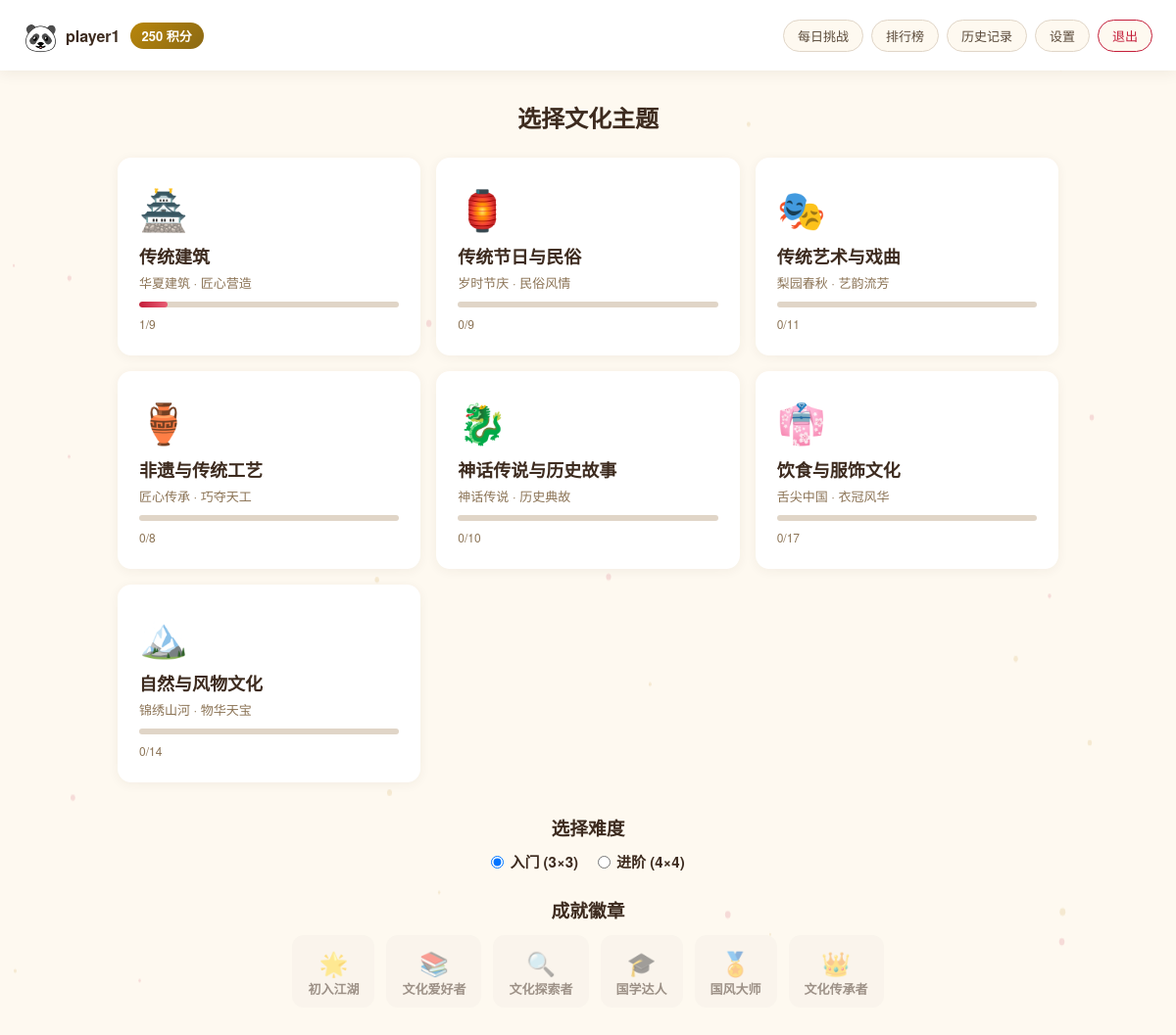
The page /menu/ (signed in) on the database its author committed.
### mainsite/models.py (models this page shows, shortened)
class UserProfile(models.Model):
    user = models.OneToOneField(User, on_delete=models.CASCADE, related_name='profile')
    nickname = models.CharField(max_length=50, default='', blank=True)
    avatar_data = models.TextField(default='', blank=True)
    total_points = models.IntegerField(default=0)
    total_games = models.IntegerField(default=0)
    best_time = models.IntegerField(default=0)
    best_moves = models.IntegerField(default=0)

class GameRecord(models.Model):
    user = models.ForeignKey(User, on_delete=models.CASCADE, related_name='records')
    theme_id = models.CharField(max_length=50)
    theme_name = models.CharField(max_length=50)
    subtopic_id = models.CharField(max_length=50)
    subtopic_name = models.CharField(max_length=50)
    difficulty = models.IntegerField()
    time_spent = models.IntegerField()
    moves = models.IntegerField()
    hints_used = models.IntegerField(default=0)
    score = models.IntegerField()
    completed_at = models.DateTimeField(auto_now_add=True)
    class Meta:
        ordering = ['-completed_at']

### mainsite/views.py (the view)
# urls.py: path('menu/', views.menu, name='menu'),
@login_required
def menu(request):
    completed_ids = set(GameRecord.objects.filter(user=request.user).values_list('subtopic_id', flat=True).distinct())
    for t in THEMES:
        t['total'] = len(t['subTopics'])
        t['done'] = sum(1 for s in t['subTopics'] if s['id'] in completed_ids)
    profile = request.user.profile
    earned_ids = list(EarnedReward.objects.filter(user=request.user).values_list('reward_id', flat=True))
    return render(request, 'mainsite/menu.html', {
        'themes': THEMES,
        'difficulties': DIFFICULTIES,
        'rewards': REWARDS,
        'profile': profile,
        'earned_reward_ids': earned_ids,
    })

### templates/mainsite/menu.html (shortened to what this page needs)
{% extends 'mainsite/base.html' %}
{% block content %}
<div id="menu-screen" class="screen active">
  <header class="menu-header">
    <div class="user-bar">
      <a href="{% url 'profile' %}" class="avatar-link">
        {% if profile.avatar_data %}<img src="{{ profile.avatar_data }}" class="avatar-img" alt="头像">{% else %}<span class="avatar-emoji">🐼</span>{% endif %}
        <span class="user-nick">{{ profile.nickname|default:user.username }}</span>
      </a>
      <span class="points-badge">{{ profile.total_points }} 积分</span>
    </div>
    <div class="nav-links">
      <a href="{% url 'daily' %}" class="nav-link">每日挑战</a>
      <a href="{% url 'leaderboard' %}" class="nav-link">排行榜</a>
      <a href="{% url 'history' %}" class="nav-link">历史记录</a>
      <a href="{% url 'settings' %}" class="nav-link">设置</a>
      <a href="{% url 'logout' %}" class="nav-link nav-logout">退出</a>
    </div>
  </header>
  <div class="menu-content">
    <h2 class="section-title">选择文化主题</h2>
    <div class="theme-grid">
      {% for theme in themes %}
      <div class="theme-card" onclick="goSubtopic('{{ theme.id }}')">
        <div class="theme-icon">{{ theme.icon }}</div>
        <div class="theme-name">{{ theme.name }}</div>
        <div class="theme-desc">{{ theme.shortDesc }}</div>
        <div class="theme-progress"><div class="progress-bar"><div class="progress-fill" style="width:{% widthratio theme.done theme.total 100 %}%"></div></div><span class="progress-text">{{ theme.done }}/{{ theme.total }}</span></div>
      </div>
      {% endfor %}
    </div>
    <div class="diff-section">
      <h3>选择难度</h3>
      <div class="diff-options">
        {% for key, cfg in difficulties.items %}
        <label class="diff-radio"><input type="radio" name="difficulty" value="{{ key }}" {% if key == 3 %}checked{% endif %}> {{ cfg.label }} ({{ key }}×{{ key }})</label>
        {% endfor %}
      </div>
    </div>
    <div class="rewards-section">
      <h3>成就徽章</h3>
      <div class="rewards-row">
        {% for r in rewards %}
        <div class="reward-item {% if r.id in earned_reward_ids %}earned{% else %}locked{% endif %}" title="{{ r.desc }}">
          <span class="reward-icon">{{ r.icon }}</span>
          <span class="reward-name">{{ r.name }}</span>
        </div>
        {% endfor %}
      </div>
    </div>
  </div>
</div>
{% endblock %}

### static/css/style.css (style rules this page uses)
.screen { display:none }
.screen.active { display:block }
.menu-header { background:#fff;padding:16px 24px;box-shadow:0 2px 15px rgba(61,43,31,.08);display:flex;justify-content:space-between;align-items:center;flex-wrap:wrap;gap:12px }
.user-bar { display:flex;align-items:center;gap:10px }
.avatar-link { display:flex;align-items:center;gap:8px;text-decoration:none;color:#3d2b1f }
.avatar-emoji { font-size:28px }
.user-nick { font-weight:600 }
.points-badge { background:linear-gradient(135deg,#b8860b,#8b6914);color:#fff;padding:4px 12px;border-radius:20px;font-size:13px;font-weight:600 }
.nav-links { display:flex;gap:8px;flex-wrap:wrap }
.nav-link { padding:6px 14px;background:#fef9f0;border:1px solid #e0d5c7;border-radius:20px;text-decoration:none;color:#5a4a3a;font-size:13px;transition:all .2s }
.nav-logout { color:#c41e3a;border-color:#c41e3a }
.menu-content { max-width:1000px;margin:0 auto;padding:30px 20px }
.section-title { text-align:center;font-size:24px;margin-bottom:24px;color:#3d2b1f }
.theme-grid { display:grid;grid-template-columns:repeat(auto-fit,minmax(260px,1fr));gap:16px;margin-bottom:32px }
.theme-card { background:#fff;border-radius:14px;padding:20px;cursor:pointer;transition:all .25s;border:2px solid transparent;box-shadow:0 2px 12px rgba(61,43,31,.06) }
.theme-icon { font-size:40px;margin-bottom:8px }
.theme-name { font-size:18px;font-weight:700;color:#3d2b1f;margin-bottom:4px }
.theme-desc { font-size:13px;color:#8b7355;margin-bottom:10px }
.progress-bar { height:6px;background:#e0d5c7;border-radius:3px;overflow:hidden;margin-bottom:4px }
.progress-fill { height:100%;background:linear-gradient(90deg,#c41e3a,#e85d75);border-radius:3px;transition:width .3s }
.progress-text { font-size:12px;color:#8b7355 }
.diff-section { text-align:center;margin-bottom:24px }
.diff-section h3 { margin-bottom:10px }
.diff-options { display:flex;justify-content:center;gap:20px }
.diff-radio { cursor:pointer;font-size:15px;font-weight:600;display:flex;align-items:center;gap:6px }
.rewards-section { text-align:center }
.rewards-section h3 { margin-bottom:12px }
.rewards-row { display:flex;justify-content:center;gap:12px;flex-wrap:wrap }
.reward-item { padding:10px 16px;border-radius:12px;text-align:center;font-size:13px;transition:all .2s }
.reward-item.locked { background:#f5f0e8;opacity:.5 }
.reward-icon { font-size:24px;display:block }
.reward-name { font-weight:600 }

### templates/mainsite/base.html (style rules this page uses)
*,*::before,*::after { margin:0;padding:0;box-sizing:border-box }
body { font-family:"Microsoft YaHei","PingFang SC","Helvetica Neue",sans-serif;background:#fef9f0;color:#3d2b1f;min-height:100vh;overflow-x:hidden }

### rows shown on the page
UserProfile: nickname "player1", total_points "250"
GameRecord: icon "🏯", name "传统建筑", shortDesc "华夏建筑 · 匠心营造", done "1", total "9"
GameRecord: icon "🎭", name "传统艺术与戏曲", shortDesc "梨园春秋 · 艺韵流芳", done "0", total "11"
GameRecord: icon "🏔️", name "自然与风物文化", shortDesc "锦绣山河 · 物华天宝", done "0", total "14"

### other values the page prints
{{ theme.icon }} "🏮" "🏺" "🐉" "👘"
{{ theme.name }} "传统节日与民俗" "非遗与传统工艺" "神话传说与历史故事" "饮食与服饰文化"
{{ theme.shortDesc }} "岁时节庆 · 民俗风情" "匠心传承 · 巧夺天工" "神话传说 · 历史典故" "舌尖中国 · 衣冠风华"
{{ theme.done }} "0" "0" "0" "0"
{{ theme.total }} "9" "8" "10" "17"
{{ cfg.label }} "入门" "进阶"
{{ key }} "3" "4"
{{ r.icon }} "🌟" "📚" "🔍" "🎓" "🏅" "👑"
{{ r.name }} "初入江湖" "文化爱好者" "文化探索者" "国学达人" "国风大师" "文化传承者"
